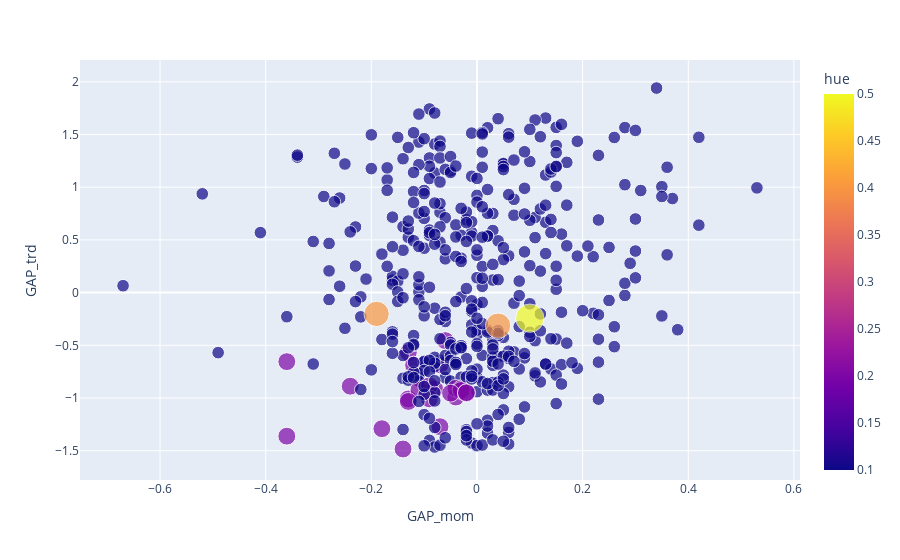

Notebook cell for this chart:
### Code cell
fig = px.scatter(df_2y10y, x="GAP_mom", y="GAP_trd", color="hue", size='hue', hover_data=['hover_data'])
fig.show()

### Figure 1 — Plotly figure (JSON) as saved in the notebook; plotly's stock layout.template omitted (floating-point values rounded to 4 significant figures; data arrays with more than 128 entries replaced by an {"elided": "..."} marker saying what was removed)
{"data": [{"customdata": {"elided": "433x1 str values"}, "hovertemplate": "GAP_mom=%{x}<br>GAP_trd=%{y}<br>hue=%{marker.color}<br>hover_data=%{customdata[0]}<extra></extra>", "legendgroup": "", "marker": {"color": {"elided": "433 float values"}, "coloraxis": "coloraxis", "size": {"elided": "433 float values"}, "sizemode": "area", "sizeref": 0.00125, "symbol": "circle"}, "mode": "markers", "name": "", "orientation": "v", "showlegend": false, "type": "scatter", "x": {"elided": "433 float values"}, "xaxis": "x", "y": {"elided": "433 float values"}, "yaxis": "y"}], "layout": {"coloraxis": {"colorbar": {"title": {"text": "hue"}}, "colorscale": [[0, "#0d0887"], [0.1111, "#46039f"], [0.2222, "#7201a8"], [0.3333, "#9c179e"], [0.4444, "#bd3786"], [0.5556, "#d8576b"], [0.6667, "#ed7953"], [0.7778, "#fb9f3a"], [0.8889, "#fdca26"], [1, "#f0f921"]]}, "legend": {"itemsizing": "constant", "tracegroupgap": 0}, "margin": {"t": 60}, "xaxis": {"anchor": "y", "domain": [0, 1], "title": {"text": "GAP_mom"}}, "yaxis": {"anchor": "x", "domain": [0, 1], "title": {"text": "GAP_trd"}}}}
